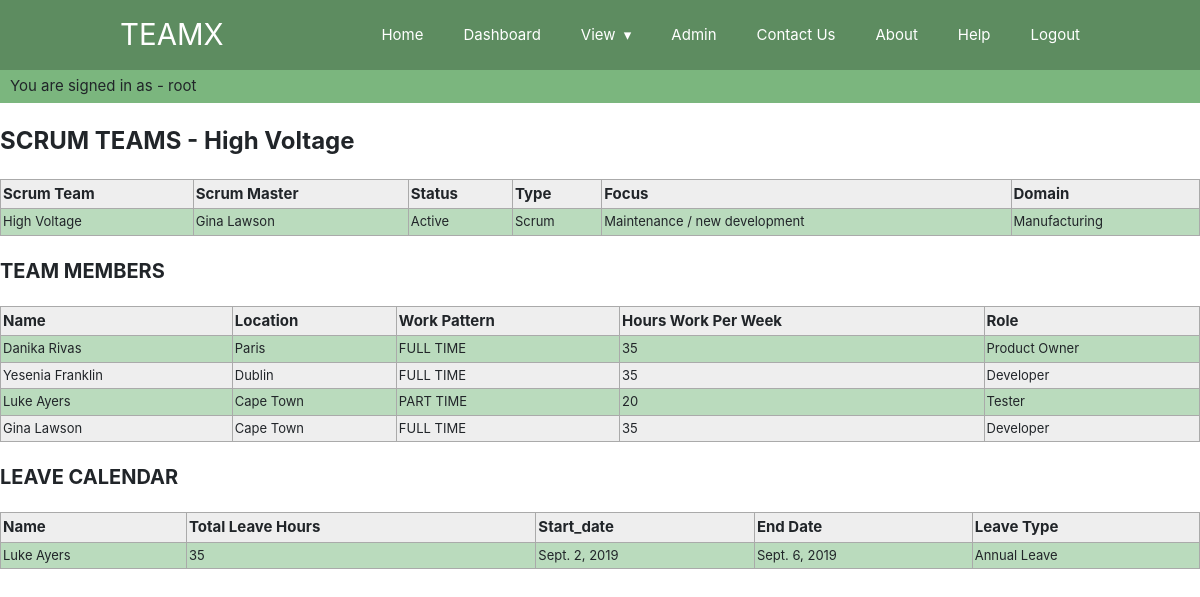
/2/ (signed in), run on the app's committed database.
### TeamXapp/models.py (models this page shows, shortened)
class ScrumTeam(models.Model):
    team_name = models.CharField(max_length=30, verbose_name="Scrum Team Name", null=True, blank=True)
    team_type = models.ForeignKey("ScrumTeamType", on_delete=models.PROTECT, null=True, blank=True, verbose_name="Team Type")
    current_focus = models.TextField(blank=True, null=True, verbose_name="Current Focus")
    scrum_master = models.ForeignKey("AllMembers", on_delete=models.DO_NOTHING, null=True, blank=True, verbose_name="Scrum Master")
    team_status = models.ForeignKey("ScrumTeamStatus", on_delete=models.DO_NOTHING, null=True, blank=True, verbose_name="Team Status")
    domain = models.ForeignKey('Domain', null=True, blank=True, on_delete=models.DO_NOTHING, verbose_name="Domain")
    class Meta:
        verbose_name = 'Scrum Team'
        verbose_name_plural = 'Scrum Teams'

class AllMembers(models.Model):
    IN_TEAM_CHOICES = [('YES', 'Yes') , ('NO', 'No')]
    WORK_PATTERN_CHOICES = [('FULL TIME' , 'Full time') , ('PART TIME', 'Part time') , ('COMPRESSED HOURS', 'Compressed hours')]
    first_name = models.CharField(max_length=30, verbose_name="First name")
    second_name = models.CharField(max_length=30, verbose_name="Second name")
    work_pattern = models.CharField(choices=WORK_PATTERN_CHOICES, max_length=16, default='FULL TIME', null=True, blank=True)
    hours_per_week = models.IntegerField(verbose_name="Hours Per Week" , default=35)
    email = models.EmailField(null=True,blank=True)
    scrum_team_name = models.ForeignKey("ScrumTeam", on_delete=models.PROTECT, verbose_name="Scrum teams", null=True, blank=True)
    scrum_team_roles = models.ForeignKey("ScrumTeamRole", on_delete=models.DO_NOTHING, verbose_name="Roles", null=True, blank=True)
    myskill = models.ManyToManyField('Skills', blank=True, verbose_name="Skills")
    avatar = models.ImageField(null=True, blank=True)
    location = models.ForeignKey("location",on_delete=models.PROTECT, verbose_name="Location", null=True, blank=True)
    def __str__ (self):
        return self.first_name + ' ' +  self.second_name
    class Meta:
        verbose_name = "Team Member"
        verbose_name_plural = "Team Members"

class ScrumTeamStatus(models.Model):
    name = models.CharField(max_length=30)
    description = models.TextField(blank=True, null=True, verbose_name="Description")
    def __str__(self):
        return self.name
    class Meta:
        verbose_name = 'Scrum Team Status'
        verbose_name_plural = 'Scrum Team Status'

class ScrumTeamType(models.Model):
    name = models.CharField(max_length=30)
    description = models.TextField(blank=True, null=True, verbose_name="Description")
    def __str__(self):
        return self.name
    class Meta:
        verbose_name = 'Scrum Team Type'
        verbose_name_plural = 'Scrum Team Types'

class Domain(models.Model):
    domain_name = models.CharField(max_length=30, null=True, blank=True)
    description = models.TextField(blank=True, null=True, verbose_name="Description")
    def __str__(self):
        return self.domain_name
    class Meta:
        verbose_name = 'Domain'
        verbose_name_plural = 'Domains'

class location(models.Model):
    location_name = models.CharField(max_length=50, verbose_name="Location")
    country = models.CharField(max_length=100, verbose_name="Country")
    class Meta:
        verbose_name = ("Location")
        verbose_name_plural = ("Locations")
    def __str__(self):
        return self.location_name

class ScrumTeamRole(models.Model):
    name = models.CharField(max_length=30, verbose_name="Scrum Team Role:")
    job_role_group = models.ForeignKey("JobRoleGroup", null=True, blank=True, on_delete=models.DO_NOTHING)
    description = models.TextField(blank=True, null=True, verbose_name="Description")
    def __str__(self):
        return self.name
    class Meta:
        verbose_name = 'Job Role'
        verbose_name_plural = 'Job Roles'

class LeaveCalendar(models.Model):
    team_member = models.ForeignKey("AllMembers", on_delete=models.DO_NOTHING)
    start_date = models.DateField()
    end_date = models.DateField()
    total_hours = models.IntegerField()
    leave_type = models.ForeignKey("LeaveStatus", on_delete=models.DO_NOTHING, null=True, blank=True)
    note = models.TextField(blank=True, null=True, verbose_name="Leave Note")

class LeaveStatus(models.Model):
    leave_status = models.CharField(max_length=31, null=True, blank=True)
    description = models.TextField(blank=True, null=True, verbose_name="Description")
    def __str__(self):
        return self.leave_status
    class Meta:
        verbose_name = 'Leave Type'
        verbose_name_plural = 'Leave Type'

### TeamXapp/views.py (the view)
# urls.py: url(r'(?P<pk>\d+)/$', team_details , name = 'team_details'),
def team_details(request, pk, *args, **kwargs):
    team_stuff = ScrumTeam.objects.get(pk=pk)
    people_stuff = AllMembers.objects.filter(scrum_team_name=pk)
    leave_stuff = LeaveCalendar.objects.all()
    context = {"team"       : team_stuff,
               "all_people" : people_stuff,
               "all_leave"  : leave_stuff}
    target_page = './html/a_team.html'
    return render(request,  target_page , context)

### templates/html/a_team.html (shortened to what this page needs)
{% extends "base.html" %}
{% block content %}
<div class="ScrumTeam">SCRUM TEAMS - {{ team.team_name }}</div>
    <table class="blueTable">
        <tr>
            <th class="">Scrum Team</th>
            <th class="">Scrum Master</th>
            <th class="">Status</th>
            <th class="">Type</th>
            <th class="">Focus</th>
            <th class="">Domain</th>
        </tr>
        <tr>
            <td class="">{{ team.team_name }}</td>
            <td class="">{{ team.scrum_master}}</td>
            <td class="">{{ team.team_status}}</td>
            <td class="">{{ team.team_type}} </td>
            <td class="">{{ team.current_focus}}</td>
            <td class="">{{ team.domain}}</td>
        </tr>
    </table>
<div class="TeamMembers">TEAM MEMBERS</div>
    <table class="blueTable">
        <tr>
            <th class="">Name</th>
             <th class="">Location</th>
            <th class="">Work Pattern</th>
            <th class="">Hours Work Per Week</th>
            <th class="">Role</th>
        </tr>
        {% for people in all_people %}
            <tr>
                <td class="">{{people.first_name}} {{people.second_name}}</td>
                <td class="">{{people.location}}</td>
                <td class="">{{people.work_pattern}}</td>
                <td class="">{{people.hours_per_week}}</td>
                <td class="">{{people.scrum_team_roles}}</td>
            </tr>
        {% endfor %}
    </table>
<div class="TeamMembers">LEAVE CALENDAR</div>
   <table class="blueTable">
        <tr>
            <th class="">Name</th>
            <th class="">Total Leave Hours</th>
            <th class="">Start_date</th>
            <th class="">End Date</th>
            <th class="">Leave Type</th>
        </tr>
        {% for people in all_people %}
            {% for leave in all_leave %}
                {% if leave.team_member.id ==  people.id %}
                    <tr>
                        <td class="">{{leave.team_member}}</td>
                        <td class="">{{leave.total_hours}}</td>
                        <td class="">{{leave.start_date}}</td>
                        <td class="">{{leave.end_date}}</td>
                        <td class="">{{leave.leave_type}}</td>
                    </tr>
                {% endif %}
            {% endfor %}
        {% endfor %}
{% endblock%}

### templates/html/navbar.html (shortened to what this page needs)
<div>
<section class="user_bar">
{% if user.is_authenticated %}
  You are signed in as - {{ user.username }}
{% endif %}
</section>
</div>
<section class="navigation fixed-top">
    <div class="nav-container">
        <div class="brand">
            <a href="/">TeamX</a>
        </div>
        <nav class=>
            <ul class="nav-list">
            <li>
                <a href="/">Home</a>
            </li>
			<li>
                <a href="{% url 'dashboard' %}">Dashboard</a>
            </li>
            <li>
                <a href="#!">View</a>
            </li>
			<li>
                <a href="{% url 'admin:index' %}">Admin</a>
            </li>
            <li>
                <a href="{% url 'contact' %}">Contact Us</a>
            </li>
			<li>
                <a href="{% url 'about' %}">About</a>
            </li>
            <li>
                <a href="{% url 'help' %}">Help</a>
            </li>
            <li>
                <a href="{% url 'logout' %}">Logout</a>
            </li>
            </ul>
        </nav>
    </div>
</section>

### static/css/w3.css (style rules this page uses)
*,*:before,*:after { box-sizing:inherit }
html { -ms-text-size-adjust:100%;-webkit-text-size-adjust:100% }
body { margin:0 }
article,aside,details,figcaption,figure,footer,header,main,menu,nav,section,summary { display:block }
a { background-color:transparent;-webkit-text-decoration-skip:objects }
html,body { font-family:Verdana,sans-serif;font-size:15px;line-height:1.5 }
html { overflow-x:hidden }
a { color:inherit }

### static/css/style.css (style rules this page uses)
a { color: black; text-decoration: none; }
html { scroll-behavior: smooth; }
body, html { height: 100% }

### templates/html/navbar.html (style rules this page uses)
.navigation { height: 70px !important; background: #5D8C60 !important; }
.brand { position: absolute; padding-left: 20px; float: left; line-height: 70px; text-transform: uppercase; font-size: 1.4em !important; }
.brand a, .brand a:visited { color: #fff; text-decoration: none; font-size: 1.4em !important; }
.nav-container { max-width: 1000px; margin: 0 auto; }
nav { float: right; }
nav ul { list-style: none; margin: 0; padding: 0; }
nav ul li { float: left; position: relative; }
nav ul li a, nav ul li a:visited { display: block; padding: 0 20px; line-height: 70px; background: #5D8C60; color: #fff; text-decoration: none; }
nav ul li a:not(:only-child):after, nav ul li a:visited:not(:only-child):after { padding-left: 4px; content: ' ▾'; }
@media screen and (min-width: 799px) { .nav-list { display: block !important; } }
.user_bar { background-color: #7bb67e; color: dark-grey; width: 100%; height: auto; padding-top: 5px; padding-bottom: 5px; padding-left: 10px; border-width: 1px; }

### templates/base.html (style rules this page uses)
body { padding: 70px 0px 0px 0px; }

### templates/html/a_team.html (style rules this page uses)
.ScrumTeam { font-size: 24px; font-weight: bold; margin-top: 20px; margin-bottom: 20px; }
.TeamMembers { font-size: 20px; font-weight: bold; margin-top: 20px; margin-bottom: 20px; }
table.blueTable { border: 1px solid #1C6EA4; background-color: #EEEEEE; width: 100%; text-align: left; border-collapse: collapse; }
table.blueTable td, table.blueTable th { border: 1px solid #AAAAAA; padding: 3px 2px; }
table.blueTable tbody td { font-size: 13px; }
table.blueTable tr:nth-child(even) { background: #badbbd; }

### data on the page
ScrumTeam: team_name "High Voltage", scrum_master "Gina Lawson", team_status "Active", team_type "Scrum", current_focus "Maintenance / new development", domain "Manufacturing"
AllMembers: first_name "Danika", second_name "Rivas", location "Paris", work_pattern "FULL TIME", hours_per_week "35", scrum_team_roles "Product Owner"
AllMembers: first_name "Yesenia", second_name "Franklin", location "Dublin", work_pattern "FULL TIME", hours_per_week "35", scrum_team_roles "Developer"
AllMembers: first_name "Luke", second_name "Ayers", location "Cape Town", work_pattern "PART TIME", hours_per_week "20", scrum_team_roles "Tester"
AllMembers: first_name "Gina", second_name "Lawson", location "Cape Town", work_pattern "FULL TIME", hours_per_week "35", scrum_team_roles "Developer"
LeaveCalendar: team_member "Luke Ayers", total_hours "35", start_date "Sept. 2, 2019", end_date "Sept. 6, 2019", leave_type "Annual Leave"

### other printed values
{{ user.username }} "root"
